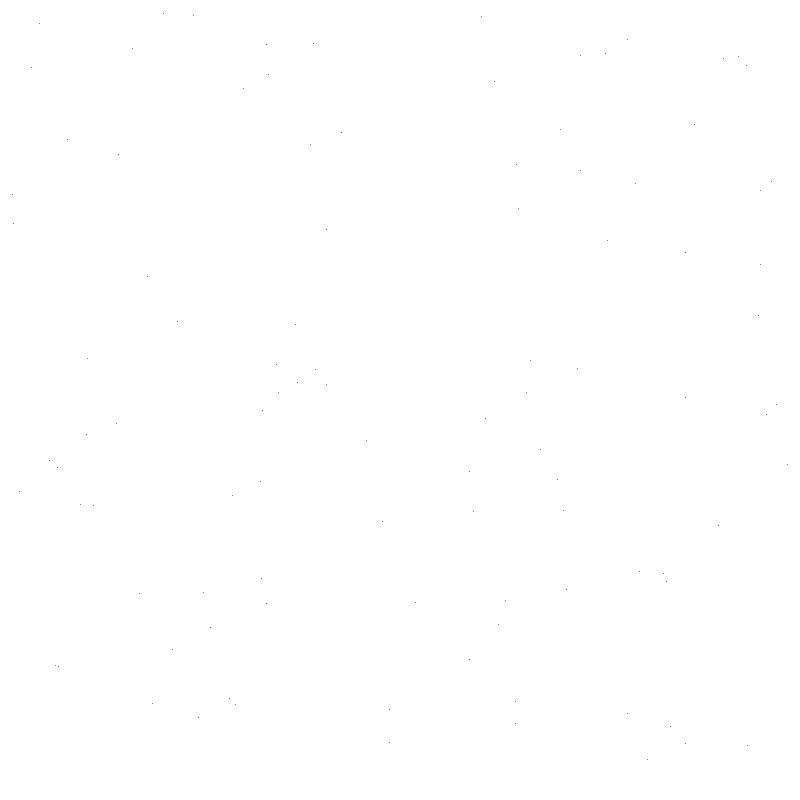
Frame 1 (no input)
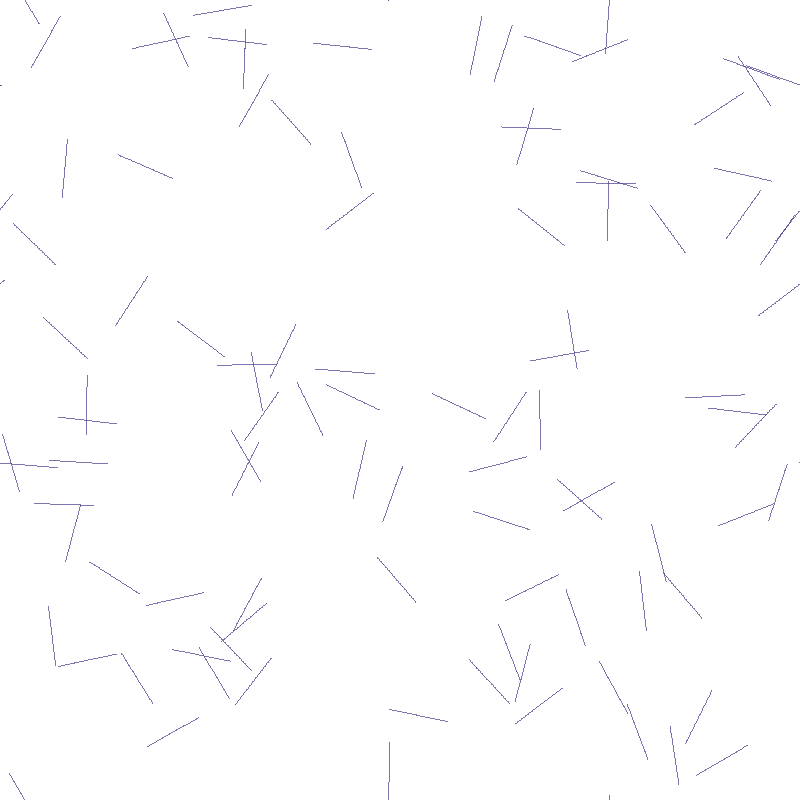
Frame 60 (the mouse pressed at the canvas centre just before this capture)
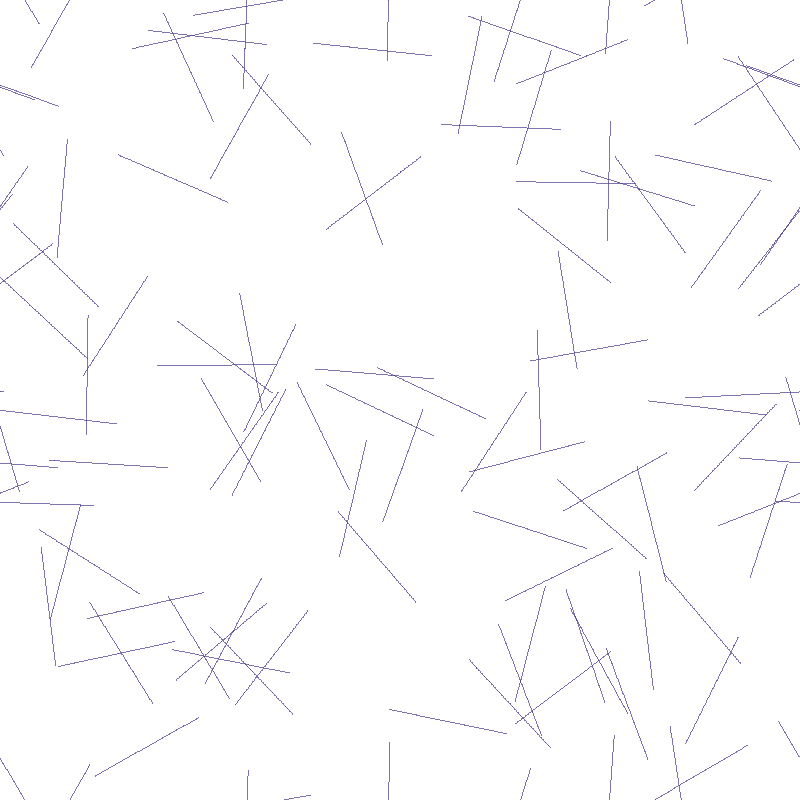
Frame 120 (the mouse held since frame 60 and released just before this capture)

The Processing sketch that drew these frames (run headless with seeded random() and noise(); from frame 60 on, the mouse is pressed at the canvas centre):

// Processing sketch: sketch_sticks
// ── sketch_sticks.pde
ArrayList<Particle> particles=new ArrayList<Particle>();
int n=100;

void setup()
{
  size(800,800);
  for(int i=0;i<n;i++)
  {
     particles.add(new Particle()); 
  }
  background(255);
}

void draw()
{
  for(Particle particle:particles)
  {
    particle.move();
    particle.display();
  }
}

// ── particle.pde
class Particle
{
  PVector position;
  PVector velocity;
  PVector acceleration;
  color c;
  
  Particle()
  {
     position=new PVector(random(width), random(height));
     velocity= PVector.random2D();
     acceleration=PVector.random2D();
     c=color(72, 61, 139);
  }
  
  void move()
  {
     position.add(velocity);
     if(position.x>width)position.x=0;
     if(position.x<0)position.x=width;
     if(position.y>height)position.y=0;
     if(position.y<0)position.y=height;
  }
  
  void display()
  {
     stroke(c);
     point(position.x,position.y);
  }
}
